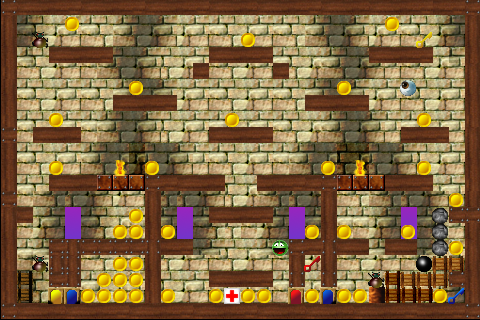

Below is a game level as drawn by its tile map, then a one-line description and the .tmx that defines it (tile-layer data replaced by summaries):
An orthogonal 30x20 tile map with 16x16 px tiles, 3 tile layers (background, maze, sprites), 2 tilesets.

<map version="1.0" orientation="orthogonal" width="30" height="20" tilewidth="16" tileheight="16">
 <tileset firstgid="1" name="tileset01-18x18#256x256" tilewidth="18" tileheight="18">
  <image source="tileset01-18x18#256x256.png" width="256" height="256" />
 </tileset>
 <tileset firstgid="197" name="sprites-tileset" tilewidth="16" tileheight="16">
  <image source="sprites-tileset.png" width="192" height="64" />
 </tileset>
 <layer name="background" width="30" height="20">
  <data>[600 cells, 504 non-empty, 30 distinct tile ids]</data>
 </layer>
 <layer name="maze" width="30" height="20">
  <data>[600 cells, 201 non-empty, 16 distinct tile ids]</data>
 </layer>
 <layer name="sprites" width="30" height="20">
  <data>[600 cells, 62 non-empty, 15 distinct tile ids]</data>
 </layer>
</map>
